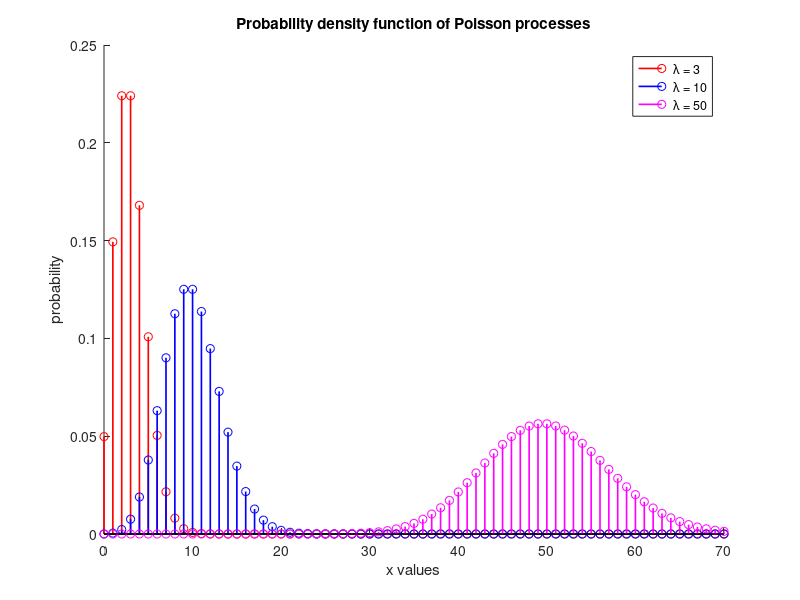
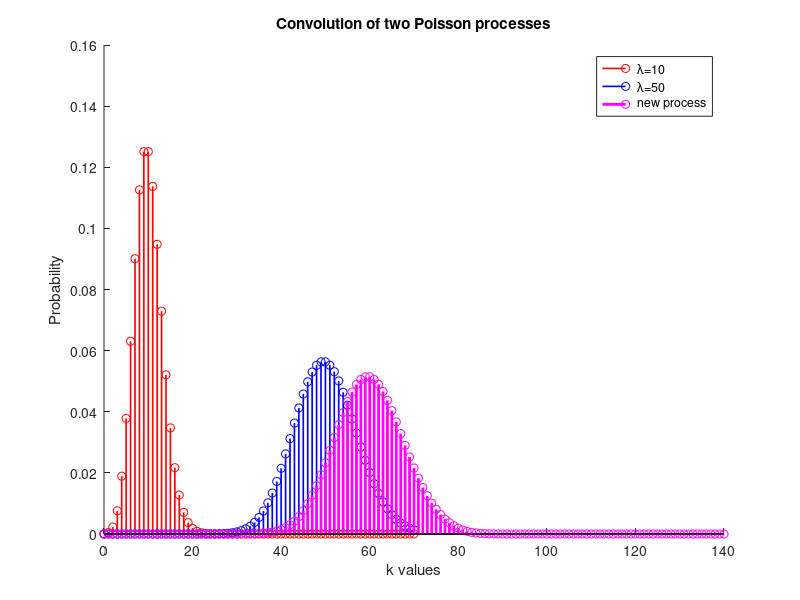
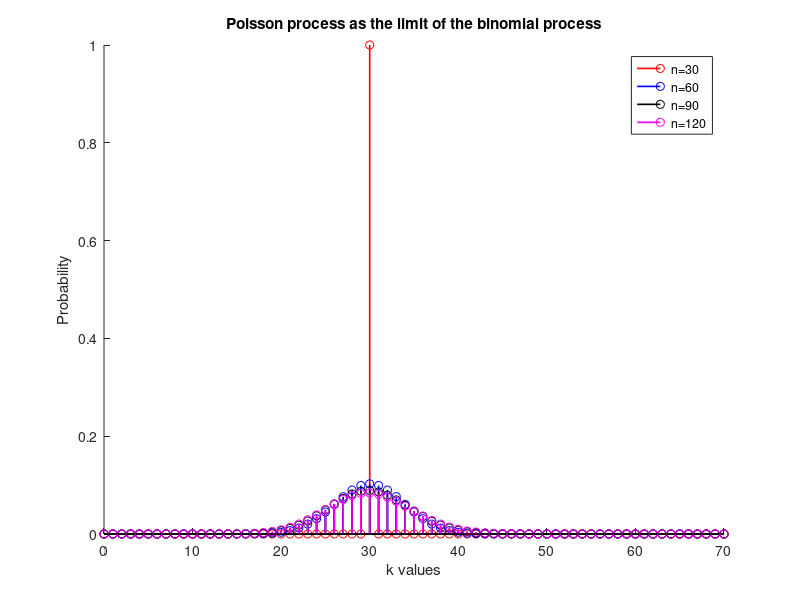
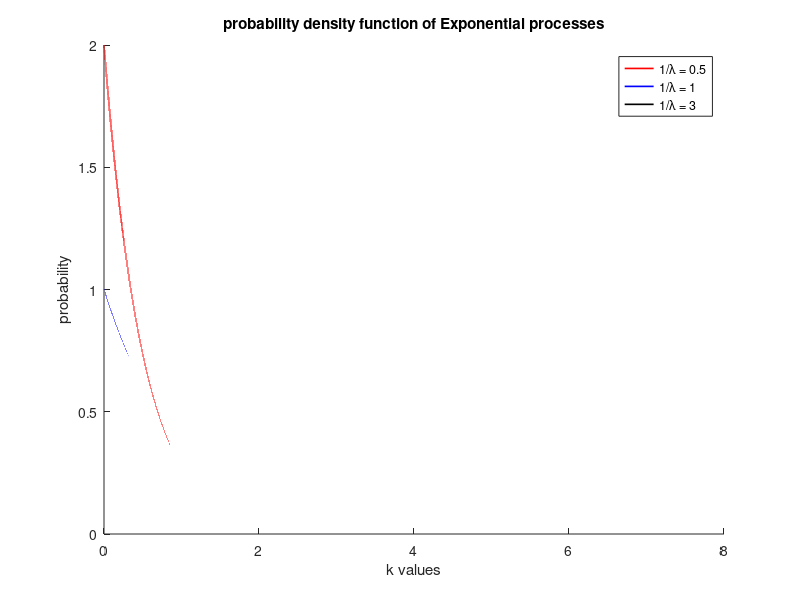

Write MATLAB code to recreate these figures, in order.
clc;
clear all;
close all;
pkg load statistics

%% Poisson Distribution

% Step A

# TASK: In a common diagram, design the Probability Mass Function of Poisson 
# processes with lambda parameters 3, 10, 50. In the horizontal axes, choose k 
# parameters between 0 and 70. 


k = 0:1:70;
lambda = [3, 10, 30, 50];

for i=1:columns(lambda)
  poisson(i,:) = poisspdf(k,lambda(i));
endfor

colors = 'rbkm';
figure(1);
hold on;

for i=1:columns(lambda)
  if (i == 3)
    continue
  endif
  stem(k, poisson(i,:), colors(i), 'linewidth', 1.2);
endfor

hold off;

title('Probability density function of Poisson processes');
xlabel('x values');
ylabel('probability');
legend('\lambda = 3','\lambda = 10', '\lambda = 50');

% Step B

# TASK: regarding the poisson process with parameter lambda 30, compute its mean 
# value and variance

index = find(lambda == 30);
chosen = [poisson(index,:)];

mean_value = 0;

for i=0:(columns(poisson(index,:))-1)
  mean_value = mean_value + i.*poisson(index,i+1);
endfor

disp('mean value of Poisson with lambda 30 is');
disp(mean_value);

second_moment = 0;
for i=0:(columns(poisson(index,:))-1)
  second_moment = second_moment + i.*i.*poisson(index,i+1);
endfor

variance = second_moment - mean_value.^2;

display("Variance of Poisson with lambda 30 is");
display(variance);

% Step C

# TASK: consider the convolution of the Poisson distribution with lambda 10 with 
# the Poisson distribution with lambda 50. 

first = find(lambda==10);
second = find(lambda==50);
poisson_first = poisson(first, :);
poisson_second = poisson(second, :);

composed = conv(poisson_first,poisson_second);
new_k = 0:1:(2*70);

figure(2);
hold on;

stem(k,poisson_first(:),colors(1),'linewidth',1.2);
stem(k,poisson_second(:),colors(2),'linewidth',1.2);
stem(new_k,composed,'mo','linewidth',2);

hold off;

title('Convolution of two Poisson processes');
xlabel('k values');
ylabel('Probability');
legend('\lambda=10','\lambda=50','new process');

% Step D

# TASK: show that Poisson process is the limit of the binomial distribution.

k = 0:1:70;

lambda = 30;
n =[30, 60, 90, 120]; 
p = lambda./n;

figure(3);

hold on;
for i=1:4
  binomial = binopdf(k,n(i),p(i));
  stem(k,binomial,colors(i),'linewidth',1.2);
endfor

title('Poisson process as the limit of the binomial process');
xlabel('k values');
ylabel('Probability');
legend('n=30','n=60','n=90','n=120');

hold off;

%% Exponantial Distribution

% Step A

k = 0:0.00001:8;
lambda_frac = [0.5, 1, 3];

for i = 1:columns(lambda_frac)
  exponential(i,:) = exppdf(k, lambda_frac(i));
endfor

colors = 'rbkm';
figure(4);
hold on;

for i=1:columns(lambda_frac)
  plot(k, exponential(i,:), colors(i), 'linewidth', 1.2);
end

hold off;

title('probability density function of Exponential processes');
xlabel('k values');
ylabel('probability');
legend('1/\lambda = 0.5','1/\lambda = 1','1/\lambda = 3');

% Step B

for i=1:columns(lambda_frac)
      exp_cdf(i,:) = expcdf(k, lambda_frac(i));
endfor

figure(5);
hold on;

for i=1:columns(lambda_frac)
  plot(k, exp_cdf(i,:), colors(i), 'linewidth', 1.2);
endfor

hold off;

title('cumulative density function of Exponential processes');
xlabel('k values');
ylabel('probability');
legend('1/\lambda = 0.5','1/\lambda = 1','1/\lambda = 3');

% Step C

lambda_frac_2 = 2.5;


for i = 1:columns(lambda_frac_2);
  exponential_cdf_2(i,:) = expcdf(k, lambda_frac_2);
endfor

disp('The value of P(x > 30000) is');
disp(1 - exponential_cdf_2(1,30000));

disp('The value of P(x > 50000 | x > 20000) is');
disp((1-exponential_cdf_2(1,50000))/(1-exponential_cdf_2(1,20000)));

% Step D

mu1 = 2;
mu2 = 1;
samples = 5000;

X1 = exprnd(mu1, 1, samples);
X2 = exprnd(mu2, 1, samples);

Y = min(X1, X2);

disp('The mean of Y is');
disp(mean(Y));

maximum_observation = max(Y);
number_of_classes = 50;
width_of_class = maximum_observation / number_of_classes;

[NN, XX] = hist(Y, number_of_classes);

NN_without_free_variables = NN/width_of_class/samples;

figure(6);
hold on;
bar(XX, NN_without_free_variables);
plot(XX, NN_without_free_variables, 'r', 'linewidth', 1.3);

xlabel('classes');
ylabel('frequency');
hold off;

%% Poisson Distribution

% Part A
lambda = 5;
samples = 100;

N_t = exprnd(1/lambda, 1, samples);

% Each element of the new matrix is the time we waited from the moment we 
% started counting until the i-th event happened.
for i = 2:length(N_t)
    N_t(1,i) = N_t(1,i) + N_t(1,i-1);
end

figure(7);
stairs(N_t);
xlabel('Events');
ylabel('Time (s)');

% Part B

time_frame = 1.0;
events_per_sec = 0;
for i = 1:length(N_t)
    if N_t(1,i) <= time_frame
        events_per_sec(uint8(time_frame)) = ...
            events_per_sec(uint8(time_frame)) + 1;
    else
        time_frame = time_frame + 1.0;
        events_per_sec(uint8(time_frame)) = 1;
    end
end

disp('Average number of events per sec');
disp(mean(events_per_sec));

% Part C

time_49 = 0;
time_50 = 0;
for i = 1:1:100
    N_t = exprnd(1/lambda, 1, samples);
    time_49 = time_49 + N_t(1, 50);
    time_50 = time_50 + N_t(1, 51);
end

disp('Average time between 49th and 50th event');
disp(time_49/100);

disp('Average time between 50th and 51st event');
disp(time_50/100);



